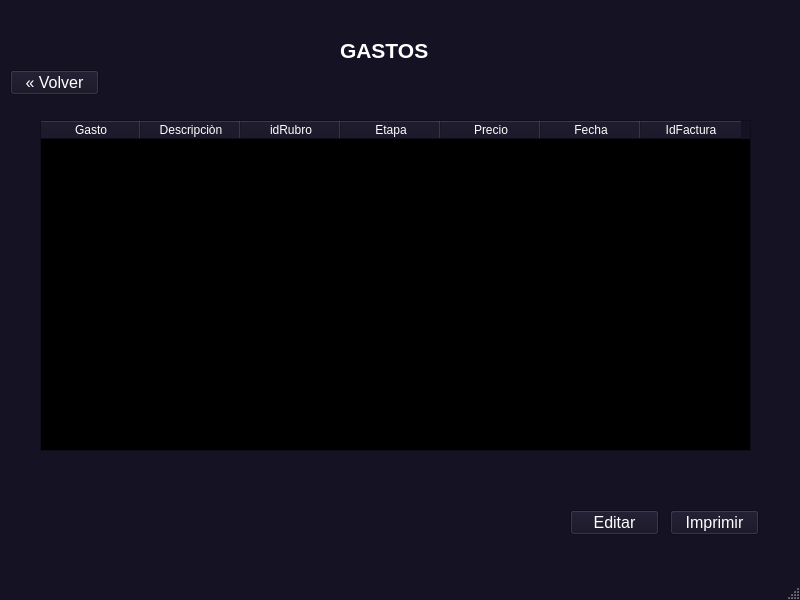
<?xml version="1.0" encoding="UTF-8"?>
<ui version="4.0">
 <class>MainWindow</class>
 <widget class="QMainWindow" name="MainWindow">
  <property name="geometry">
   <rect>
    <x>0</x>
    <y>0</y>
    <width>800</width>
    <height>600</height>
   </rect>
  </property>
  <property name="palette">
   <palette>
    <active>
     <colorrole role="WindowText">
      <brush brushstyle="SolidPattern">
       <color alpha="255">
        <red>255</red>
        <green>255</green>
        <blue>255</blue>
       </color>
      </brush>
     </colorrole>
     <colorrole role="Button">
      <brush brushstyle="SolidPattern">
       <color alpha="255">
        <red>20</red>
        <green>18</green>
        <blue>35</blue>
       </color>
      </brush>
     </colorrole>
     <colorrole role="Light">
      <brush brushstyle="SolidPattern">
       <color alpha="255">
        <red>30</red>
        <green>27</green>
        <blue>52</blue>
       </color>
      </brush>
     </colorrole>
     <colorrole role="Midlight">
      <brush brushstyle="SolidPattern">
       <color alpha="255">
        <red>25</red>
        <green>22</green>
        <blue>43</blue>
       </color>
      </brush>
     </colorrole>
     <colorrole role="Dark">
      <brush brushstyle="SolidPattern">
       <color alpha="255">
        <red>10</red>
        <green>9</green>
        <blue>17</blue>
       </color>
      </brush>
     </colorrole>
     <colorrole role="Mid">
      <brush brushstyle="SolidPattern">
       <color alpha="255">
        <red>13</red>
        <green>12</green>
        <blue>23</blue>
       </color>
      </brush>
     </colorrole>
     <colorrole role="Text">
      <brush brushstyle="SolidPattern">
       <color alpha="255">
        <red>255</red>
        <green>255</green>
        <blue>255</blue>
       </color>
      </brush>
     </colorrole>
     <colorrole role="BrightText">
      <brush brushstyle="SolidPattern">
       <color alpha="255">
        <red>255</red>
        <green>255</green>
        <blue>255</blue>
       </color>
      </brush>
     </colorrole>
     <colorrole role="ButtonText">
      <brush brushstyle="SolidPattern">
       <color alpha="255">
        <red>255</red>
        <green>255</green>
        <blue>255</blue>
       </color>
      </brush>
     </colorrole>
     <colorrole role="Base">
      <brush brushstyle="SolidPattern">
       <color alpha="255">
        <red>0</red>
        <green>0</green>
        <blue>0</blue>
       </color>
      </brush>
     </colorrole>
     <colorrole role="Window">
      <brush brushstyle="SolidPattern">
       <color alpha="255">
        <red>20</red>
        <green>18</green>
        <blue>35</blue>
       </color>
      </brush>
     </colorrole>
     <colorrole role="Shadow">
      <brush brushstyle="SolidPattern">
       <color alpha="255">
        <red>0</red>
        <green>0</green>
        <blue>0</blue>
       </color>
      </brush>
     </colorrole>
     <colorrole role="AlternateBase">
      <brush brushstyle="SolidPattern">
       <color alpha="255">
        <red>10</red>
        <green>9</green>
        <blue>17</blue>
       </color>
      </brush>
     </colorrole>
     <colorrole role="ToolTipBase">
      <brush brushstyle="SolidPattern">
       <color alpha="255">
        <red>255</red>
        <green>255</green>
        <blue>220</blue>
       </color>
      </brush>
     </colorrole>
     <colorrole role="ToolTipText">
      <brush brushstyle="SolidPattern">
       <color alpha="255">
        <red>0</red>
        <green>0</green>
        <blue>0</blue>
       </color>
      </brush>
     </colorrole>
     <colorrole role="PlaceholderText">
      <brush brushstyle="SolidPattern">
       <color alpha="128">
        <red>255</red>
        <green>255</green>
        <blue>255</blue>
       </color>
      </brush>
     </colorrole>
    </active>
    <inactive>
     <colorrole role="WindowText">
      <brush brushstyle="SolidPattern">
       <color alpha="255">
        <red>255</red>
        <green>255</green>
        <blue>255</blue>
       </color>
      </brush>
     </colorrole>
     <colorrole role="Button">
      <brush brushstyle="SolidPattern">
       <color alpha="255">
        <red>20</red>
        <green>18</green>
        <blue>35</blue>
       </color>
      </brush>
     </colorrole>
     <colorrole role="Light">
      <brush brushstyle="SolidPattern">
       <color alpha="255">
        <red>30</red>
        <green>27</green>
        <blue>52</blue>
       </color>
      </brush>
     </colorrole>
     <colorrole role="Midlight">
      <brush brushstyle="SolidPattern">
       <color alpha="255">
        <red>25</red>
        <green>22</green>
        <blue>43</blue>
       </color>
      </brush>
     </colorrole>
     <colorrole role="Dark">
      <brush brushstyle="SolidPattern">
       <color alpha="255">
        <red>10</red>
        <green>9</green>
        <blue>17</blue>
       </color>
      </brush>
     </colorrole>
     <colorrole role="Mid">
      <brush brushstyle="SolidPattern">
       <color alpha="255">
        <red>13</red>
        <green>12</green>
        <blue>23</blue>
       </color>
      </brush>
     </colorrole>
     <colorrole role="Text">
      <brush brushstyle="SolidPattern">
       <color alpha="255">
        <red>255</red>
        <green>255</green>
        <blue>255</blue>
       </color>
      </brush>
     </colorrole>
     <colorrole role="BrightText">
      <brush brushstyle="SolidPattern">
       <color alpha="255">
        <red>255</red>
        <green>255</green>
        <blue>255</blue>
       </color>
      </brush>
     </colorrole>
     <colorrole role="ButtonText">
      <brush brushstyle="SolidPattern">
       <color alpha="255">
        <red>255</red>
        <green>255</green>
        <blue>255</blue>
       </color>
      </brush>
     </colorrole>
     <colorrole role="Base">
      <brush brushstyle="SolidPattern">
       <color alpha="255">
        <red>0</red>
        <green>0</green>
        <blue>0</blue>
       </color>
      </brush>
     </colorrole>
     <colorrole role="Window">
      <brush brushstyle="SolidPattern">
       <color alpha="255">
        <red>20</red>
        <green>18</green>
        <blue>35</blue>
       </color>
      </brush>
     </colorrole>
     <colorrole role="Shadow">
      <brush brushstyle="SolidPattern">
       <color alpha="255">
        <red>0</red>
        <green>0</green>
        <blue>0</blue>
       </color>
      </brush>
     </colorrole>
     <colorrole role="AlternateBase">
      <brush brushstyle="SolidPattern">
       <color alpha="255">
        <red>10</red>
        <green>9</green>
        <blue>17</blue>
       </color>
      </brush>
     </colorrole>
     <colorrole role="ToolTipBase">
      <brush brushstyle="SolidPattern">
       <color alpha="255">
        <red>255</red>
        <green>255</green>
        <blue>220</blue>
       </color>
      </brush>
     </colorrole>
     <colorrole role="ToolTipText">
      <brush brushstyle="SolidPattern">
       <color alpha="255">
        <red>0</red>
        <green>0</green>
        <blue>0</blue>
       </color>
      </brush>
     </colorrole>
     <colorrole role="PlaceholderText">
      <brush brushstyle="SolidPattern">
       <color alpha="128">
        <red>255</red>
        <green>255</green>
        <blue>255</blue>
       </color>
      </brush>
     </colorrole>
    </inactive>
    <disabled>
     <colorrole role="WindowText">
      <brush brushstyle="SolidPattern">
       <color alpha="255">
        <red>10</red>
        <green>9</green>
        <blue>17</blue>
       </color>
      </brush>
     </colorrole>
     <colorrole role="Button">
      <brush brushstyle="SolidPattern">
       <color alpha="255">
        <red>20</red>
        <green>18</green>
        <blue>35</blue>
       </color>
      </brush>
     </colorrole>
     <colorrole role="Light">
      <brush brushstyle="SolidPattern">
       <color alpha="255">
        <red>30</red>
        <green>27</green>
        <blue>52</blue>
       </color>
      </brush>
     </colorrole>
     <colorrole role="Midlight">
      <brush brushstyle="SolidPattern">
       <color alpha="255">
        <red>25</red>
        <green>22</green>
        <blue>43</blue>
       </color>
      </brush>
     </colorrole>
     <colorrole role="Dark">
      <brush brushstyle="SolidPattern">
       <color alpha="255">
        <red>10</red>
        <green>9</green>
        <blue>17</blue>
       </color>
      </brush>
     </colorrole>
     <colorrole role="Mid">
      <brush brushstyle="SolidPattern">
       <color alpha="255">
        <red>13</red>
        <green>12</green>
        <blue>23</blue>
       </color>
      </brush>
     </colorrole>
     <colorrole role="Text">
      <brush brushstyle="SolidPattern">
       <color alpha="255">
        <red>10</red>
        <green>9</green>
        <blue>17</blue>
       </color>
      </brush>
     </colorrole>
     <colorrole role="BrightText">
      <brush brushstyle="SolidPattern">
       <color alpha="255">
        <red>255</red>
        <green>255</green>
        <blue>255</blue>
       </color>
      </brush>
     </colorrole>
     <colorrole role="ButtonText">
      <brush brushstyle="SolidPattern">
       <color alpha="255">
        <red>10</red>
        <green>9</green>
        <blue>17</blue>
       </color>
      </brush>
     </colorrole>
     <colorrole role="Base">
      <brush brushstyle="SolidPattern">
       <color alpha="255">
        <red>20</red>
        <green>18</green>
        <blue>35</blue>
       </color>
      </brush>
     </colorrole>
     <colorrole role="Window">
      <brush brushstyle="SolidPattern">
       <color alpha="255">
        <red>20</red>
        <green>18</green>
        <blue>35</blue>
       </color>
      </brush>
     </colorrole>
     <colorrole role="Shadow">
      <brush brushstyle="SolidPattern">
       <color alpha="255">
        <red>0</red>
        <green>0</green>
        <blue>0</blue>
       </color>
      </brush>
     </colorrole>
     <colorrole role="AlternateBase">
      <brush brushstyle="SolidPattern">
       <color alpha="255">
        <red>20</red>
        <green>18</green>
        <blue>35</blue>
       </color>
      </brush>
     </colorrole>
     <colorrole role="ToolTipBase">
      <brush brushstyle="SolidPattern">
       <color alpha="255">
        <red>255</red>
        <green>255</green>
        <blue>220</blue>
       </color>
      </brush>
     </colorrole>
     <colorrole role="ToolTipText">
      <brush brushstyle="SolidPattern">
       <color alpha="255">
        <red>0</red>
        <green>0</green>
        <blue>0</blue>
       </color>
      </brush>
     </colorrole>
     <colorrole role="PlaceholderText">
      <brush brushstyle="SolidPattern">
       <color alpha="128">
        <red>255</red>
        <green>255</green>
        <blue>255</blue>
       </color>
      </brush>
     </colorrole>
    </disabled>
   </palette>
  </property>
  <property name="windowTitle">
   <string>MainWindow</string>
  </property>
  <widget class="QWidget" name="centralwidget">
   <widget class="QLabel" name="label">
    <property name="geometry">
     <rect>
      <x>340</x>
      <y>0</y>
      <width>141</width>
      <height>101</height>
     </rect>
    </property>
    <property name="text">
     <string>&lt;html&gt;&lt;head/&gt;&lt;body&gt;&lt;p&gt;&lt;span style=&quot; font-size:16pt; font-weight:600;&quot;&gt;GASTOS&lt;/span&gt;&lt;/p&gt;&lt;/body&gt;&lt;/html&gt;</string>
    </property>
   </widget>
   <widget class="QPushButton" name="pushButton">
    <property name="geometry">
     <rect>
      <x>570</x>
      <y>510</y>
      <width>89</width>
      <height>25</height>
     </rect>
    </property>
    <property name="font">
     <font>
      <pointsize>12</pointsize>
     </font>
    </property>
    <property name="text">
     <string>Editar</string>
    </property>
   </widget>
   <widget class="QPushButton" name="pushButton_2">
    <property name="geometry">
     <rect>
      <x>670</x>
      <y>510</y>
      <width>89</width>
      <height>25</height>
     </rect>
    </property>
    <property name="font">
     <font>
      <pointsize>12</pointsize>
     </font>
    </property>
    <property name="text">
     <string>Imprimir</string>
    </property>
   </widget>
   <widget class="QPushButton" name="pushButton_3">
    <property name="geometry">
     <rect>
      <x>10</x>
      <y>70</y>
      <width>89</width>
      <height>25</height>
     </rect>
    </property>
    <property name="font">
     <font>
      <pointsize>12</pointsize>
     </font>
    </property>
    <property name="text">
     <string>« Volver</string>
    </property>
   </widget>
   <widget class="QTableWidget" name="tableWidget">
    <property name="geometry">
     <rect>
      <x>40</x>
      <y>120</y>
      <width>711</width>
      <height>331</height>
     </rect>
    </property>
    <column>
     <property name="text">
      <string>Gasto</string>
     </property>
    </column>
    <column>
     <property name="text">
      <string>Descripciòn</string>
     </property>
    </column>
    <column>
     <property name="text">
      <string>idRubro</string>
     </property>
    </column>
    <column>
     <property name="text">
      <string>Etapa</string>
     </property>
    </column>
    <column>
     <property name="text">
      <string>Precio</string>
     </property>
    </column>
    <column>
     <property name="text">
      <string>Fecha</string>
     </property>
    </column>
    <column>
     <property name="text">
      <string>IdFactura</string>
     </property>
    </column>
   </widget>
  </widget>
  <widget class="QMenuBar" name="menubar">
   <property name="geometry">
    <rect>
     <x>0</x>
     <y>0</y>
     <width>800</width>
     <height>22</height>
    </rect>
   </property>
  </widget>
  <widget class="QStatusBar" name="statusbar"/>
 </widget>
 <resources/>
 <connections/>
</ui>
